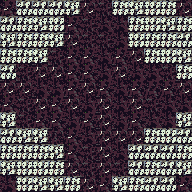

This is a level from a 2D game, rendered from its Tiled map with the project's own tilesets. A one-line summary and the complete map file follow:
An orthogonal 12x12 tile map with 16x16 px tiles, 1 tile layer (tile) and 18 objects.

<map version="1.0" tiledversion="1.1.2" orientation="orthogonal" renderorder="right-down" width="12" height="12" tilewidth="16" tileheight="16" infinite="0" nextobjectid="73">
 <tileset firstgid="1" source="tileset.tsx" />
 <layer name="tile" width="12" height="12">
  <data encoding="csv">
39,36,36,36,37,38,41,35,37,34,35,38,
36,35,37,34,39,41,40,40,35,34,37,35,
37,35,35,37,38,41,41,8,34,35,35,36,
35,35,37,41,39,39,40,39,38,35,34,37,
36,41,38,38,39,39,40,38,40,40,41,35,
38,38,40,40,39,38,39,40,39,7,39,38,
39,41,38,39,38,40,38,40,38,41,40,40,
37,41,39,39,40,39,38,40,39,40,8,37,
36,37,37,6,39,40,38,38,38,35,34,36,
35,35,35,37,39,41,38,40,36,36,36,35,
37,34,34,35,38,41,38,41,36,35,36,37,
40,34,37,37,35,38,39,37,35,36,36,39
</data>
 </layer>
 <objectgroup name="creature">
  <object id="67" gid="226" x="64" y="80" width="16" height="16">
   <properties>
    <property name="probability" value="5" />
   </properties>
  </object>
  <object id="68" gid="226" x="48" y="128" width="16" height="16">
   <properties>
    <property name="probability" value="5" />
   </properties>
  </object>
  <object id="69" gid="226" x="144" y="80" width="16" height="16">
   <properties>
    <property name="probability" value="5" />
   </properties>
  </object>
  <object id="70" gid="225" x="112" y="128" width="16" height="16">
   <properties>
    <property name="probability" value="5" />
   </properties>
  </object>
  <object id="71" gid="241" x="128" y="128" width="16" height="16">
   <properties>
    <property name="probability" value="5" />
   </properties>
  </object>
  <object id="72" gid="241" x="112" y="144" width="16" height="16">
   <properties>
    <property name="probability" value="5" />
   </properties>
  </object>
 </objectgroup>
 <objectgroup name="furniture">
  <object id="55" gid="52" x="48" y="64" width="16" height="16" />
  <object id="56" gid="52" x="128" y="64" width="16" height="16" />
  <object id="57" gid="52" x="128" y="144" width="16" height="16" />
  <object id="58" gid="52" x="48" y="144" width="16" height="16" />
  <object id="59" gid="52" x="16" y="128" width="16" height="16" />
  <object id="60" gid="52" x="64" y="176" width="16" height="16" />
  <object id="61" gid="52" x="112" y="176" width="16" height="16" />
  <object id="62" gid="52" x="160" y="128" width="16" height="16" />
  <object id="63" gid="52" x="160" y="80" width="16" height="16" />
  <object id="64" gid="52" x="112" y="32" width="16" height="16" />
  <object id="65" gid="52" x="64" y="32" width="16" height="16" />
  <object id="66" gid="52" x="16" y="80" width="16" height="16" />
 </objectgroup>
 <objectgroup name="description" />
</map>
